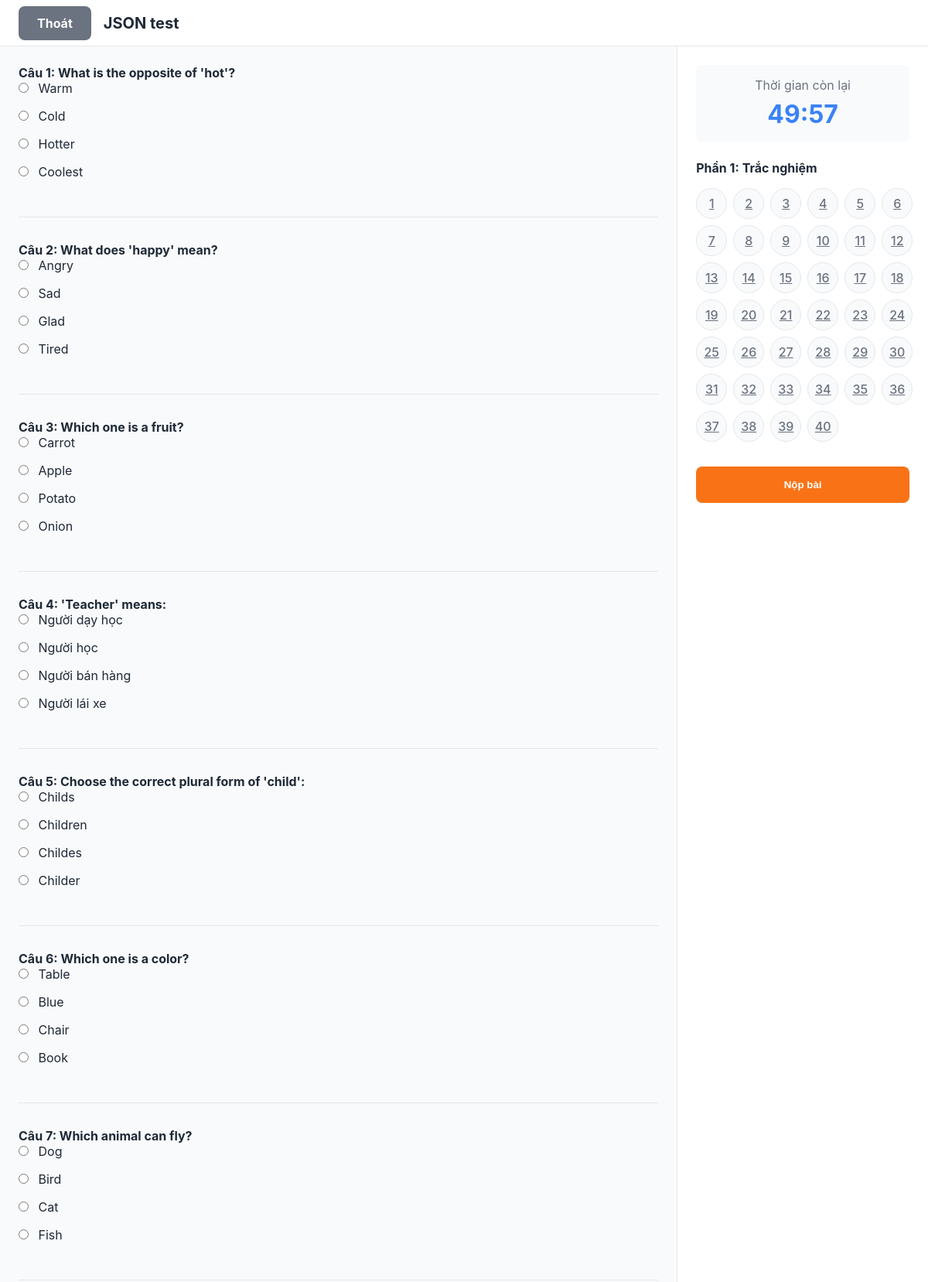
Screenshot of /vi/exam/13/take/ (signed in, upper part) with the database file from the repository.
### quizapp/models.py (models this page shows, shortened)
class Exam(models.Model):
    class SubjectType(models.TextChoices):
        MATH = 'MATH', _('Toán')
        PHYSICS = 'PHYSICS', _('Vật lý')
        CHEMISTRY = 'CHEMISTRY', _('Hóa học')
        BIOLOGY = 'BIOLOGY', _('Sinh học')
        HISTORY = 'HISTORY', _('Lịch sử')
        GEOGRAPHY = 'GEOGRAPHY', _('Địa lí')
        CIVIC_EDUCATION = 'CIVIC_EDUCATION', _('Giáo dục công dân')
        ENGLISH = 'ENGLISH', _('Tiếng Anh')
        TSA = 'TSA', _('Đánh giá tư duy (TSA)')
        OTHER = 'OTHER', _('Môn khác')
    class Visibility(models.TextChoices):
        PUBLIC = 'PUBLIC', _('Công khai')
        PRIVATE = 'PRIVATE', _('Riêng tư (yêu cầu mã)')
    title = models.CharField(max_length=255, verbose_name=_("Tiêu đề kỳ thi"))
    description = models.TextField(blank=True, null=True, verbose_name=_("Mô tả"))
    owner = models.ForeignKey(settings.AUTH_USER_MODEL, on_delete=models.CASCADE, related_name='exams')
    subject = models.CharField(max_length=20, choices=SubjectType.choices, default=SubjectType.OTHER, verbose_name=_("Môn học (cho cấu trúc chuẩn)"))
    duration_minutes = models.PositiveIntegerField(default=50, verbose_name=_("Thời gian làm bài (phút)"))
    is_custom = models.BooleanField(default=False, verbose_name=_("Cấu trúc tùy chỉnh"))
    code = models.CharField(max_length=8, unique=True, blank=True, default=generate_exam_code, verbose_name=_("Mã bài thi"))
    visibility = models.CharField(max_length=10, choices=Visibility.choices, default=Visibility.PUBLIC, verbose_name=_("Chế độ hiển thị"))
    created_at = models.DateTimeField(auto_now_add=True)
    updated_at = models.DateTimeField(auto_now=True)
    class Meta: ordering = ['-created_at']

class Question(models.Model):
    class QuestionType(models.TextChoices):
        SINGLE = 'SINGLE', _('Trắc nghiệm - Chọn 1')
        MULTIPLE = 'MULTIPLE', _('Trắc nghiệm - Chọn nhiều')
        TRUE_FALSE = 'TRUE_FALSE', _('Đúng / Sai')
        FILL_IN_BLANK = 'FILL_IN_BLANK', _('Điền vào chỗ trống')
        MATCHING = 'MATCHING', _('Ghép đôi')
    exam = models.ForeignKey(Exam, on_delete=models.CASCADE, related_name='questions')
    text = models.TextField(verbose_name=_("Nội dung câu hỏi / Hướng dẫn"))
    question_type = models.CharField(max_length=20, choices=QuestionType.choices, default=QuestionType.SINGLE, verbose_name=_("Loại câu hỏi"))
    order = models.PositiveIntegerField(default=0, verbose_name=_("Thứ tự trong phần"))
    passage = models.ForeignKey(ReadingPassage, on_delete=models.CASCADE, related_name='questions', null=True, blank=True, verbose_name=_("Ngữ liệu Đọc hiểu (nếu có)"))
    class Meta: ordering = ['order']

class Choice(models.Model):
    question = models.ForeignKey(Question, on_delete=models.CASCADE, related_name='choices')
    text = models.CharField(max_length=500, verbose_name=_("Nội dung lựa chọn / Đáp án"))
    is_correct = models.BooleanField(default=False, verbose_name=_("Là đáp án đúng?"))

### quizapp/views.py (the view, shortened to what this page needs)
# urls.py: path('exam/<int:pk>/take/', views.student_exam_take, name='student_exam_take'),
@login_required(login_url='login')
def student_exam_take(request, pk):
    exam = get_object_or_404(Exam, pk=pk)
    all_questions = list(exam.questions.prefetch_related('choices', 'match_pairs').all().order_by('order'))
    for q in all_questions:
        if q.question_type == 'MATCHING':
            answers = list(p.answer for p in q.match_pairs.all())
            random.shuffle(answers)
            q.shuffled_answers = answers
    context = {
        'exam': exam,
        'all_questions': all_questions, # Thêm biến này vào context
        'duration_seconds': exam.duration_minutes * 60,
    }
    return render(request, 'student/exam_take.html', context)

### quizapp/templates/student/exam_take.html (shortened to what this page needs)
{% extends "base.html" %}
{% load i18n %}
{% block content %}
<div class="exam-fixed-header">
    <div class="header-info">
        <a href="{% url 'student_exam_list' %}" class="btn" style="background-color: var(--text-secondary); color: var(--bg-primary);">{% trans "Thoát" %}</a>
        <h2>{{ exam.title }}</h2>
    </div>
</div>
<div class="exam-layout">
    <div class="question-panel">
        <form method="post" id="exam-form">
            {% for question in all_questions %}
                 <div class="question-box" id="q-box-{{ forloop.counter }}">
                    <h4 class="question-text">{% trans "Câu" %} {{ forloop.counter }}: {{ question.text|safe }}</h4>
                    {% for choice in question.choices.all %}
                    <div class="choice-item">
                        <input type="radio" name="question{{ question.id }}" id="choice{{ choice.id }}" value="{{ choice.id }}" data-question-index="{{ forloop.parentloop.counter }}" required>
                        <label for="choice{{ choice.id }}">{{ choice.text|safe }}</label>
                    </div>
                    {% endfor %}
                </div>
            {% endfor %}
        </form>
    </div>
    <div class="sidebar-panel">
        <div class="timer-box">
            <div style="color: var(--text-secondary); margin-bottom: 0.5rem;">{% trans "Thời gian còn lại" %}</div>
            <div id="timer">--:--</div>
        </div>
        <div>
            <h4>{% trans "Phần 1: Trắc nghiệm" %}</h4>
            <div class="question-nav-grid">
                {% for question in all_questions %}
                    <a href="#q-box-{{ forloop.counter }}" class="question-nav-bubble" id="q-nav-{{ forloop.counter }}">{{ forloop.counter }}</a>
                {% endfor %}
            </div>
        </div>
        <button type="submit" form="exam-form" class="btn btn-cta" style="width: 100%; margin-top: 2rem; padding: 1rem;">{% trans "Nộp bài" %}</button>
    </div>
</div>
{% endblock %}

### quizapp/templates/base.html (style rules this page uses)
:root { --font-sans: -apple-system, BlinkMacSystemFont, "Segoe UI", Roboto, "Helvetica Neue", Arial, sans-serif; --bg-primary: #F9FAFB; --bg-surface: #FFFFFF; --text-primary: #1F2937; --text-secondary: #6B7280; --accent: #3B82F6; --cta: #F97316; --border: #E5E7EB; --error: #DC2626; --success: #10B981; }
* { box-sizing: border-box; margin: 0; padding: 0; }
body { font-family: var(--font-sans); background-color: var(--bg-primary); color: var(--text-primary); transition: background-color 0.3s, color 0.3s; }
.btn { display: inline-block; padding: 0.75rem 1.5rem; border: none; border-radius: 0.5rem; font-weight: bold; cursor: pointer; text-decoration: none; text-align: center; transition: transform 0.2s, opacity 0.2s; }
.btn-cta { background-color: var(--cta); color: white; }

### quizapp/templates/student/exam_take.html (style rules this page uses)
body { overflow-y: hidden; }
.exam-layout { display: flex; flex-grow: 1; overflow: hidden; }
.question-panel, .sidebar-panel { overflow-y: auto; padding: 1.5rem; height: 100%; }
.question-panel { flex: 3; }
.sidebar-panel { flex: 1; background-color: var(--bg-surface); border-left: 1px solid var(--border); }
.exam-fixed-header { background-color: var(--bg-surface); border-bottom: 1px solid var(--border); padding: 0.5rem 1.5rem; z-index: 1000; height: 60px; display: flex; align-items: center; justify-content: space-between; flex-shrink: 0; }
.header-info { display: flex; align-items: center; gap: 1rem; }
.header-info h2 { font-size: 1.25rem; color: var(--text-primary); }
.timer-box { text-align: center; padding: 1rem; background-color: var(--bg-primary); border-radius: 0.5rem; margin-bottom: 1.5rem; }
#timer { font-size: 2rem; font-weight: bold; color: var(--accent); }
.question-nav-grid { display: grid; grid-template-columns: repeat(6, 1fr); gap: 0.5rem; margin-top: 1rem; }
.question-nav-bubble { width: 40px; height: 40px; border-radius: 50%; display: inline-flex; align-items: center; justify-content: center; cursor: pointer; background-color: var(--bg-primary); border: 1px solid var(--border); color: var(--text-secondary); font-weight: 500; transition: all 0.2s; }
.question-box { margin-bottom: 2rem; padding-bottom: 2rem; border-bottom: 1px solid var(--border); }
.choice-item { margin-bottom: 1rem; display: block; }
.choice-item label { margin-left: 0.5rem; }

### rows the page displays
Exam: title "JSON test"
Question: text "What is the opposite of 'hot'?"
Choice: text "Warm"
Choice: text "Cold"
Choice: text "Hotter"
Choice: text "Coolest"
Question: text "What does 'happy' mean?"
Choice: text "Angry"
Choice: text "Sad"
Choice: text "Glad"
Choice: text "Tired"
Question: text "Which one is a fruit?"
Choice: text "Carrot"
Choice: text "Apple"
Choice: text "Potato"
Choice: text "Onion"
Question: text "'Teacher' means:"
Choice: text "Người dạy học"
Choice: text "Người học"
Choice: text "Người bán hàng"
Choice: text "Người lái xe"
Question: text "Choose the correct plural form of 'child':"
Choice: text "Childs"
Choice: text "Children"
Choice: text "Childes"
Choice: text "Childer"
Question: text "Which one is a color?"
Choice: text "Table"
Choice: text "Blue"
Choice: text "Chair"
Choice: text "Book"
Question: text "Which animal can fly?"
Choice: text "Dog"
Choice: text "Bird"
Choice: text "Cat"
Choice: text "Fish"
